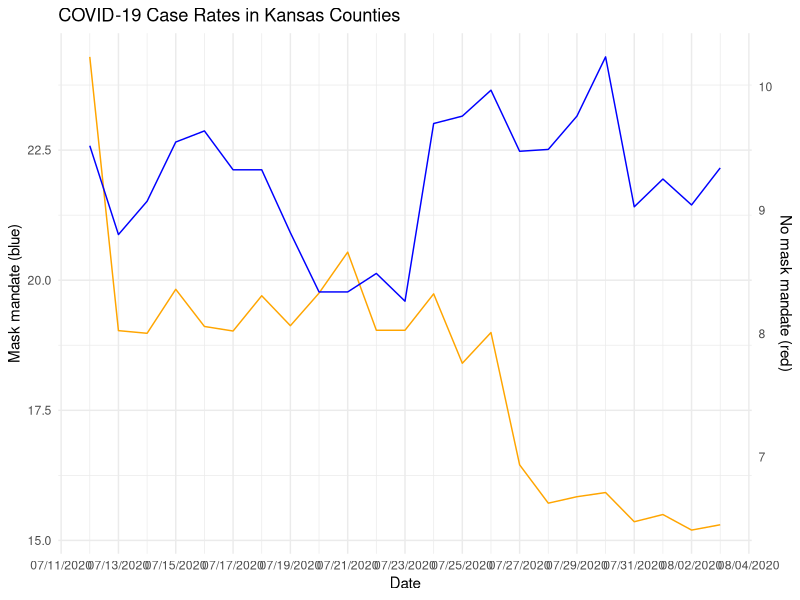
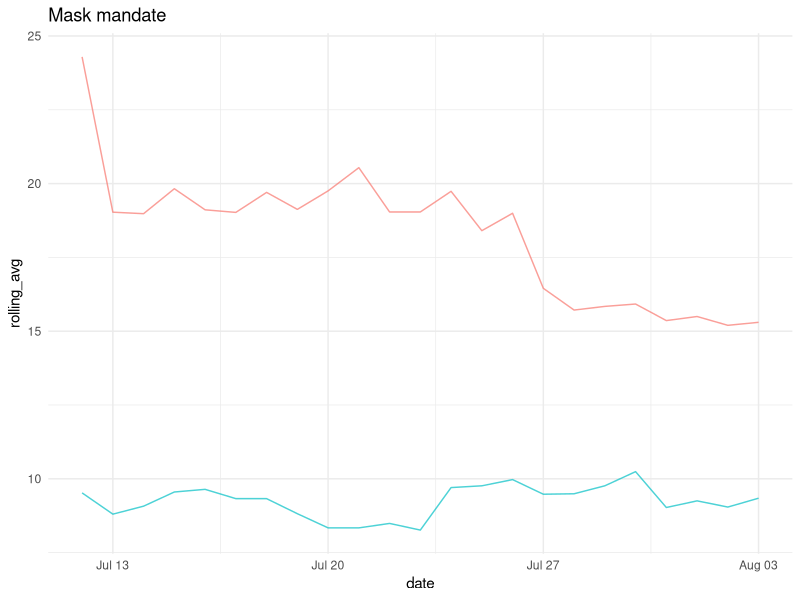

The R source for these figures, in order:
## ---- chunk 1
library(tidyverse) 
## ---- chunk 2

df <- read_csv("kansas_grouped_rolling_avg.csv")

head(df)

# separate the two groups first
masked <- df %>% filter(mask_mandate == "Mask")
unmasked <- df %>% filter(mask_mandate == "No Mask")


# scale factor to align the two different ranges
scale_factor <- max(masked$rolling_avg) / max(unmasked$rolling_avg)

ggplot() +
  geom_line(data = masked, aes(x = date, y = rolling_avg), color = "orange") +
  geom_line(data = unmasked, aes(x = date, y = rolling_avg * scale_factor), color = "blue") +
  scale_y_continuous(
    name = "Mask mandate (blue)",
    sec.axis = sec_axis(~ . / scale_factor, name = "No mask mandate (red)")
  ) +
  labs(title = "COVID-19 Case Rates in Kansas Counties",
       x = "Date") +
  scale_x_date(date_labels = "%m/%d/%Y", date_breaks = "2 days") +
  theme_minimal() 

## ---- chunk 3

# more accurate vis?

ggplot(df, aes(x = date, y = rolling_avg, color = mask_mandate)) +
  geom_line(alpha = 0.7) +
  labs(title = "Mask mandate") +
  theme_minimal() +
  theme(legend.position = "none")

## ---- chunk 4




